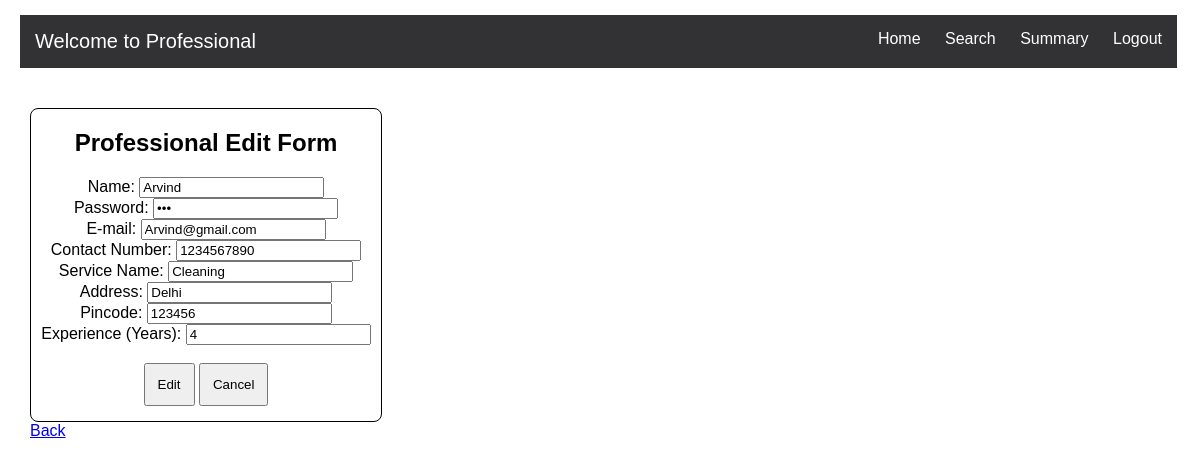
The page /Professional/Edit/1 on the database its author committed.
### Application/models.py (models this page shows)
class Professional(db.Model):
    Id = db.Column(db.Integer, unique=True, primary_key=True, autoincrement=True, nullable=False)
    Full_name =db.Column(db.String, nullable=False)
    Email =db.Column(db.String, unique=True, nullable=False)
    Password =db.Column(db.String, nullable=False)
    Phone_number=db.Column(db.Integer, nullable=False)
    Service_name =db.Column(db.String)
    Address =db.Column(db.String, nullable=False)
    Pincode =db.Column(db.Integer, nullable=False)
    Experience =db.Column(db.Integer)
    Status = db.Column(db.String)
    service_requests = db.relationship('Service_request', backref='professional', lazy=True)

### Application/controller.py (the view, shortened to what this page needs)
@app.route('/Professional/Edit/<int:ID>', methods=["GET","POST"])
def P_edit_details(ID):
    prof=Professional.query.filter_by(Id=ID).first()
    if request.method=="GET":
        return render_template("Professional_edit_details.html",ID=ID,prof=prof)

### templates/Professional_edit_details.html (shortened to what this page needs)
<!DOCTYPE html>
<html lang="en">
<head>
    <link rel="stylesheet" type="text/css" href="{{url_for('static',filename='style1.css')}}">
</head>
<body>
    {% include 'Professional_header.html' %}
    <div class="edit">
    <h2>Professional Edit Form</h2>
    <form action="/Professional/Edit/{{ID}}" method="POST">
        <label for="full_name">Name:</label>
        <input type="text" name="full_name" value="{{ prof['Full_name'] }}"><br>
        <label for="password">Password:</label>
        <input type="password" name="password" value="{{ prof['Password'] }}"><br>
        <label for="email">E-mail:</label>
        <input type="email" name="email" value="{{ prof['Email'] }}"><br>
        <label for="phone_number">Contact Number:</label>
        <input type="text" name="phone_number" value="{{ prof['Phone_number'] }}"><br>
        <label for="service_name">Service Name:</label>
        <input type="text" name="service_name" value="{{ prof['Service_name'] }}"><br>
        <label for="address">Address:</label>
        <input type="text" name="address" value="{{ prof['Address'] }}"><br>
        <label for="pincode">Pincode:</label>
        <input type="text" name="pincode" value="{{ prof['Pincode'] }}"><br>
        <label for="experience">Experience (Years):</label>
        <input type="text" name="experience" value="{{ prof['Experience'] }}"><br><br>
        <button type="submit">Edit</button>
        <button type="reset">Cancel</button>
    </form>
    </div>
    <a href="/Professional/{{ID}}">Back</a>
</body>
</html>

### static/style1.css (style rules this page uses)
body { font-family: Arial, sans-serif; margin-left: 30px; }
.edit { max-width: 350px; border: 1px solid black; border-radius: 8px; text-align: center; }
.edit button { padding: 12px 12px; margin-bottom: 15px; }

### rows shown on the page
Professional: full_name "Arvind", email "Arvind@gmail.com", phone_number "1234567890", service_name "Cleaning", address "Delhi", pincode "123456", experience "4"
